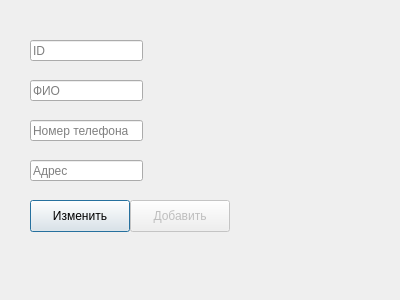
<?xml version="1.0" encoding="UTF-8"?>
<ui version="4.0">
 <class>changeReader</class>
 <widget class="QDialog" name="changeReader">
  <property name="geometry">
   <rect>
    <x>0</x>
    <y>0</y>
    <width>400</width>
    <height>300</height>
   </rect>
  </property>
  <property name="minimumSize">
   <size>
    <width>400</width>
    <height>300</height>
   </size>
  </property>
  <property name="maximumSize">
   <size>
    <width>400</width>
    <height>300</height>
   </size>
  </property>
  <property name="windowTitle">
   <string>паспортный стол</string>
  </property>
  <widget class="QLineEdit" name="id">
   <property name="geometry">
    <rect>
     <x>30</x>
     <y>40</y>
     <width>113</width>
     <height>21</height>
    </rect>
   </property>
   <property name="placeholderText">
    <string>ID</string>
   </property>
  </widget>
  <widget class="QLineEdit" name="name">
   <property name="geometry">
    <rect>
     <x>30</x>
     <y>80</y>
     <width>113</width>
     <height>21</height>
    </rect>
   </property>
   <property name="placeholderText">
    <string>ФИО</string>
   </property>
  </widget>
  <widget class="QLineEdit" name="phone">
   <property name="geometry">
    <rect>
     <x>30</x>
     <y>120</y>
     <width>113</width>
     <height>21</height>
    </rect>
   </property>
   <property name="placeholderText">
    <string>Номер телефона</string>
   </property>
  </widget>
  <widget class="QLineEdit" name="address">
   <property name="geometry">
    <rect>
     <x>30</x>
     <y>160</y>
     <width>113</width>
     <height>21</height>
    </rect>
   </property>
   <property name="placeholderText">
    <string>Адрес</string>
   </property>
  </widget>
  <widget class="QPushButton" name="pushButton">
   <property name="geometry">
    <rect>
     <x>30</x>
     <y>200</y>
     <width>100</width>
     <height>32</height>
    </rect>
   </property>
   <property name="text">
    <string>Изменить</string>
   </property>
  </widget>
  <widget class="QLabel" name="label">
   <property name="geometry">
    <rect>
     <x>180</x>
     <y>40</y>
     <width>161</width>
     <height>16</height>
    </rect>
   </property>
   <property name="text">
    <string/>
   </property>
  </widget>
  <widget class="QPushButton" name="addButton">
   <property name="enabled">
    <bool>false</bool>
   </property>
   <property name="geometry">
    <rect>
     <x>130</x>
     <y>200</y>
     <width>100</width>
     <height>32</height>
    </rect>
   </property>
   <property name="text">
    <string>Добавить</string>
   </property>
  </widget>
 </widget>
 <resources/>
 <connections/>
</ui>
